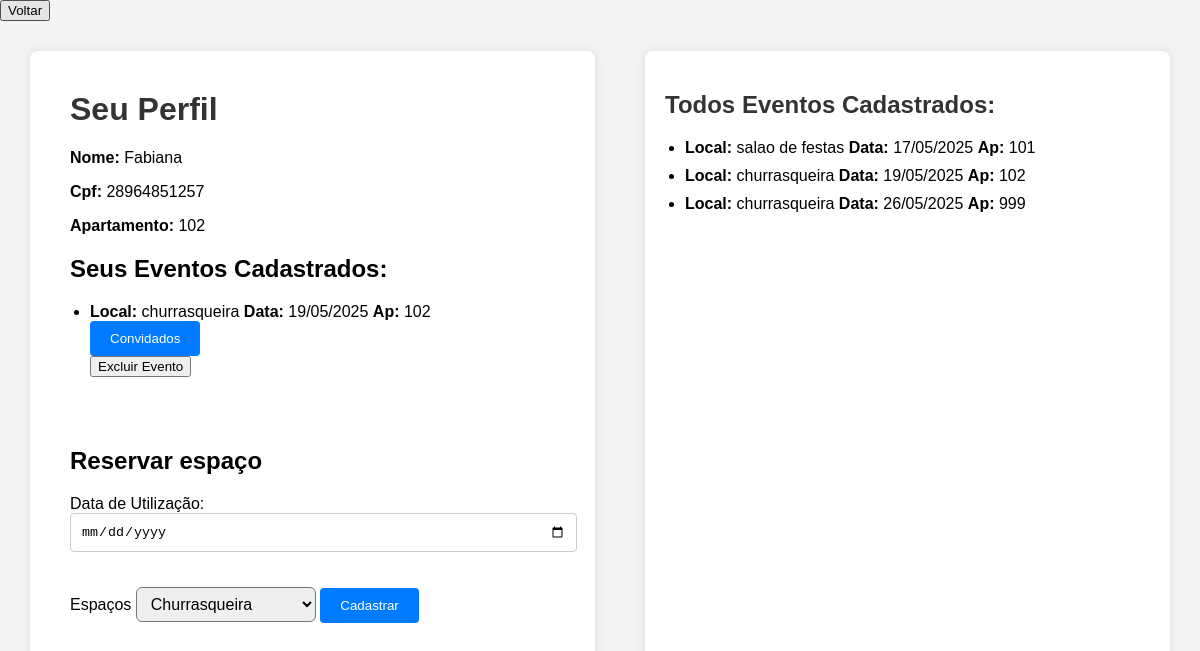
Screenshot of /cadastro_evento (signed in) with the database file from the repository.
### app.py (models this page shows)
class Espaco(db.Model):
    __tablename__ = 'agendamento_evento'
    id = db.Column(db.Integer, primary_key=True)
    cpf_morador = db.Column(db.Integer, nullable=False)
    data = db.Column(db.DateTime, nullable = False)
    local = db.Column(db.Integer)
    ambientes = db.Column(db.String(50), nullable=False)
    apartamento = db.Column(db.String(10), nullable=False)
    convidados = db.relationship('ConvidadoEvento', backref='evento', cascade='all, delete-orphan')

### app.py (the view)
@app.route('/cadastro_evento', methods=['GET', 'POST'])
def evento():
    nome_usuario = session.get('usuario_nome')
    cpf_morador = session.get('usuario_cpf')
    ap_morador = session.get('usuario_apartamento')
    error = request.args.get('error')
    eventos = Espaco.query.filter_by(cpf_morador=cpf_morador).all()
    todosEventos = Espaco.query.all()
    return render_template('cadastrar_evento.html', nome=nome_usuario , cpf = cpf_morador , apartamento = ap_morador , eventos = eventos , todosEventos = todosEventos , error = error)

### templates/cadastrar_evento.html (shortened to what this page needs)
<!DOCTYPE html>
<html lang="pt-br">
<head>
</head>
<body>
  <button onclick="window.location.href='/pinicial'">Voltar</button>
  <div class="container">
    <div class="formulario">
        <h1>Seu Perfil</h1>
            <div class="perfil-info">
              <p><strong>Nome:</strong> {{ nome }}</p>
              <p><strong>Cpf:</strong> {{ cpf }}</p>
              <p><strong>Apartamento:</strong> {{ apartamento }}</p>
            </div>
            <div class="eventos-cadastrados">
        <h2>Seus Eventos Cadastrados:</h2>
        <ul>
          {% for evento in eventos %}
            <li>
              <strong>Local:</strong> {{ evento.ambientes }}
              <strong>Data:</strong> {{ evento.data.strftime('%d/%m/%Y') }}
              <strong>Ap:</strong> {{ evento.apartamento }}
              <div>
                    <a href="{{ url_for('cadastrar_visitantes_Evento', id = evento['id'])}}">
                        <button>Convidados</button>
                    </a>
                            <form action="{{url_for('deleteEvento', id = evento['id'])}}" method="POST">
                            <input type="submit" value="Excluir Evento" class="btn btn-danger btn-sn"
                            onclick="return confirm('Tem certeza que deseja apagar esse evento?')">
                            </form>
              </div>
            </li>
          {% endfor %}
        </ul>
      </div>
          <form method="POST" action="/addEvento" class="espacamento-superior">
          <h2>{{ 'Editar Familiar' if familiar_editado else 'Reservar espaço' }}</h2>
          <label>Data de Utilização:</label>
          <input type="date" name="data_uso" required>
          <label>Espaços </label>
          <select name="select" id="" class="campo-select">
            <option value="churrasqueira">Churrasqueira</option>
          </select>
        <button type="submit">{{ 'Salvar' if familiar_editado else 'Cadastrar' }}</button>
      </form>
    </div>
    <div class="lista-convidados">
      <div class="eventos-cadastrados">
        <h2>Todos Eventos Cadastrados:</h2>
        <ul>
          {% for eventos in todosEventos %}
            <li>
              <strong>Local:</strong> {{ eventos.ambientes }}
              <strong>Data:</strong> {{ eventos.data.strftime('%d/%m/%Y') }}
              <strong>Ap:</strong> {{ eventos.apartamento }}
            </li>
          {% endfor %}
        </ul>
      </div>
    </div>
  </div>
</body>
</html>

### templates/cadastrar_evento.html (style rules this page uses)
body { font-family: Arial, sans-serif; margin: 0; background-color: #f4f4f4; }
.container { display: flex; padding: 30px; gap: 50px; }
.formulario { flex: 1; background-color: #ffffff; padding: 40px; border-radius: 8px; box-shadow: 0 0 10px rgba(0, 0, 0, 0.1); min-height: 80vh; }
.formulario h1 { margin-top: 0; color: #333; }
.formulario input[type="date"] { width: 100%; padding: 10px; margin-bottom: 35px; border-radius: 4px; border: 1px solid #ccc; }
.formulario button { padding: 10px 20px; border: none; background-color: #007BFF; color: white; border-radius: 4px; cursor: pointer; }
.espacamento-superior { margin-top: 70px; }
.campo-select { width: 180px; height: 35px; font-size: 16px; padding: 5px 10px; border-radius: 6px; }
.lista-convidados { flex: 1; background-color: #ffffff; padding: 20px; border-radius: 8px; max-height: 90vh; overflow-y: auto; box-shadow: 0 0 10px rgba(0, 0, 0, 0.1); display: flex; flex-direction: column; }
.eventos-cadastrados { margin-bottom: 30px; }
.eventos-cadastrados ul { list-style-type: disc; padding-left: 20px; }
.eventos-cadastrados li { margin-bottom: 10px; }
.lista-convidados h2 { color: #333; }

### rows the page displays
Espaco: ambientes "churrasqueira", data "19/05/2025", apartamento "102"
Espaco: ambientes "salao de festas", data "17/05/2025", apartamento "101"
Espaco: ambientes "churrasqueira", data "26/05/2025", apartamento "999"

### other values shown
{{ nome }} "Fabiana"
{{ cpf }} "28964851257"
{{ apartamento }} "102"
{{ 'Editar Familiar' if familiar_editado else 'Reservar espaço' }} "Reservar espaço"
{{ 'Salvar' if familiar_editado else 'Cadastrar' }} "Cadastrar"
